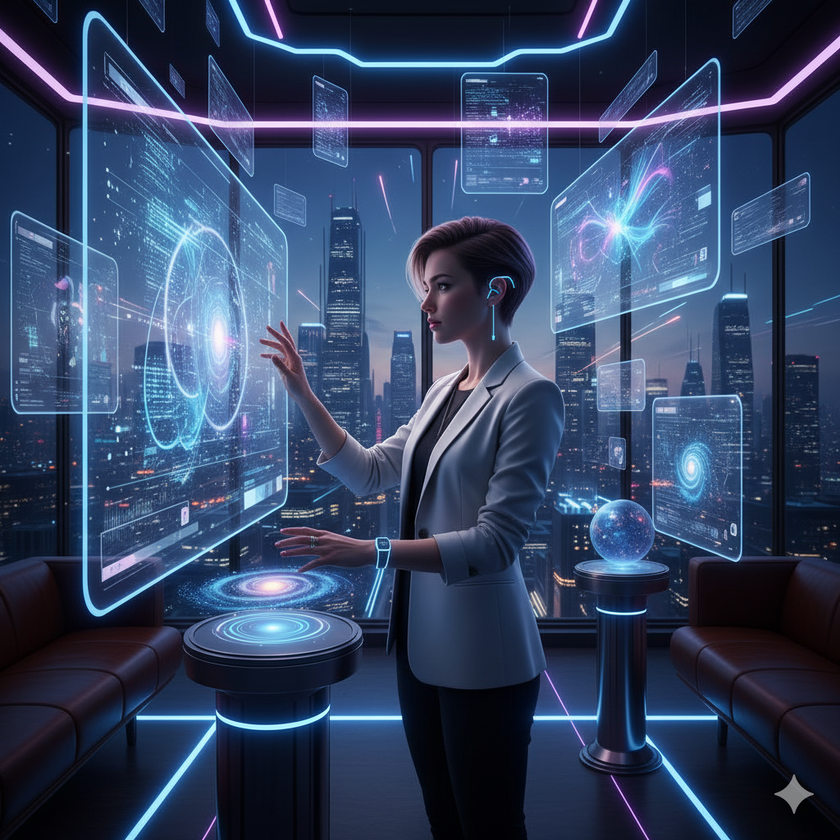
#> input picture buoi2/Gemini_Generated_Image_ywvle3ywvle3ywvl.png, 840 x 840 px, shrunk from 1024 x 1024 before the run, found by its file name
$ python bai4.py
#> lines starting #> are read from the running program, lines starting #| are printed output that depends on the picture
import cv2, sys

img = cv2.imread(
    "G:/hcmute/semeter1-term2-2526/XLAS/code/buoi2/Gemini_Generated_Image_ywvle3ywvle3ywvl.png"
)
#> img is the input picture: shape (840, 840, 3); mean B, G, R 99.3, 68.7, 52.4
if img is None:
    sys.exit("Không thể mở ảnh")

edges = cv2.Canny(
    cv2.GaussianBlur(cv2.cvtColor(img, cv2.COLOR_BGR2GRAY), (5, 5), 0), 100, 200
)
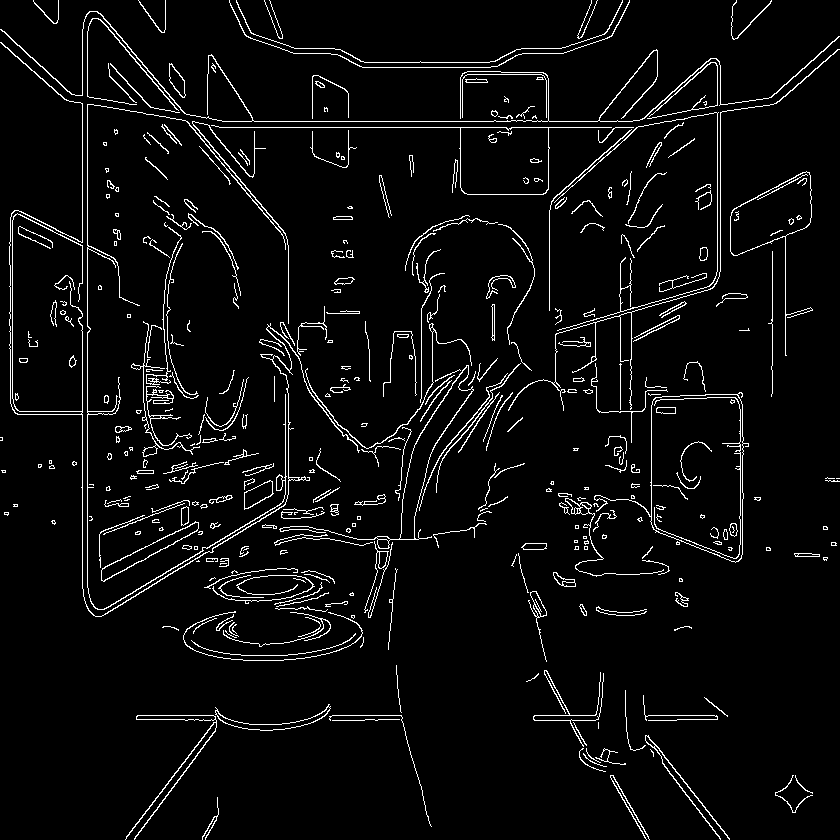
#> edges: shape (840, 840); 4.6% white in thin lines or dots
h, w = img.shape[:2]
#> h = 840; w = 840
cropped = img[h // 4 : h * 3 // 4, w // 4 : w * 3 // 4]
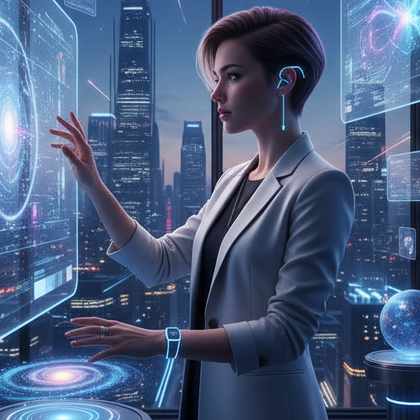
#> cropped: shape (420, 420, 3); mean B, G, R 126.8, 93.9, 74.9

cv2.imshow("Original", img)
cv2.imshow("Edges", edges)
cv2.imshow("Cropped", cropped)
cv2.waitKey(0)
cv2.destroyAllWindows()
